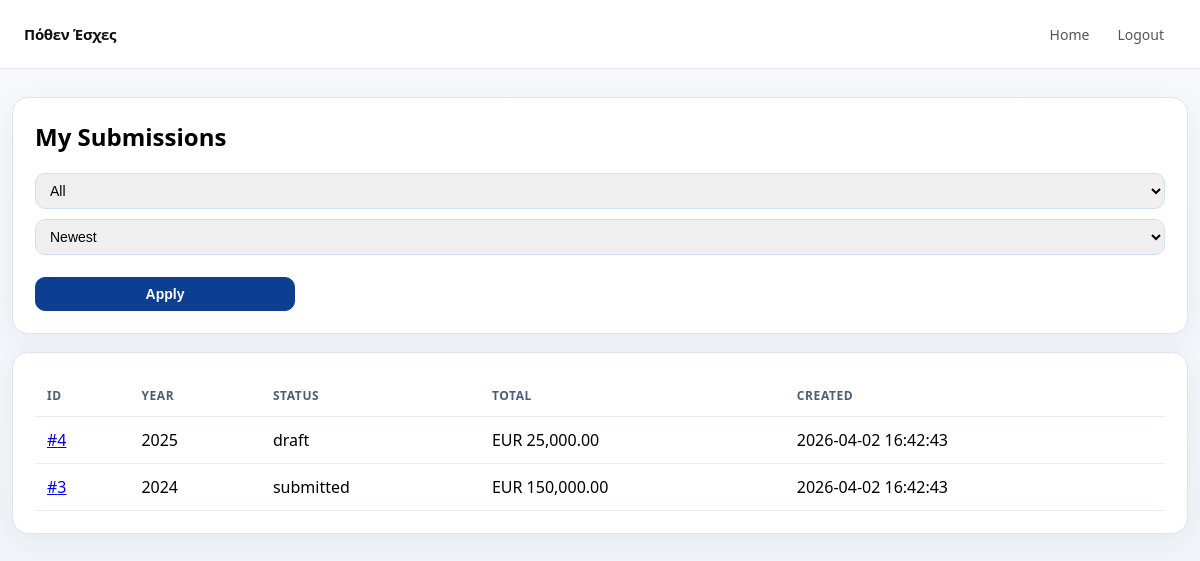
The page /submit/my_submissions.php (signed in) on the database its author committed.
### tables this page shows
CREATE TABLE declarations (
    id INT AUTO_INCREMENT PRIMARY KEY,
    user_id INT DEFAULT NULL,
    politician_id INT DEFAULT NULL,
    title VARCHAR(150) DEFAULT NULL,
    details TEXT DEFAULT NULL,
    year YEAR NOT NULL,
    status ENUM('draft', 'submitted') DEFAULT 'draft',
    created_at TIMESTAMP DEFAULT CURRENT_TIMESTAMP,
    FOREIGN KEY (user_id) REFERENCES users(id) ON DELETE SET NULL,
    FOREIGN KEY (politician_id) REFERENCES politicians(id) ON DELETE CASCADE
);

### submit/my_submissions.php (the view, shortened to what this page needs)
<?php
require_once __DIR__ . '/../includes/db.php';
$userId = (int) $_SESSION['user_id'];
$order = ($_GET['order'] ?? 'newest') === 'oldest' ? 'ASC' : 'DESC';
$where = 'WHERE p.user_id = :uid';
$params = ['uid' => $userId];
$stmt = $pdo->prepare(
    'SELECT d.id, d.year, d.status, d.created_at, COALESCE(SUM(a.value),0) AS total
     FROM declarations d
     INNER JOIN politicians p ON p.id = d.politician_id
     LEFT JOIN assets a ON a.declaration_id = d.id
     ' . $where . '
     GROUP BY d.id, d.year, d.status, d.created_at
     ORDER BY d.created_at ' . $order . ', d.id ' . $order
);
$stmt->execute($params);
$rows = $stmt->fetchAll();
function esc(string $v): string { return htmlspecialchars($v, ENT_QUOTES, 'UTF-8'); }
?>
<!doctype html><html lang="en"><head><link rel="stylesheet" href="../assets/css/header.css"><link rel="stylesheet" href="../assets/css/submit.css"><link rel="stylesheet" href="../assets/css/admin.css"></head><body>
<main class="page-wrap"><section class="card"><h1>My Submissions</h1>
<form method="GET" class="filter-form"><select name="status"><option value="">All</option></select><select name="order"><option value="newest" <?= $order === 'DESC' ? 'selected' : '' ?>>Newest</option></select><button type="submit">Apply</button></form>
</section>
<section class="card"><div class="table-wrap"><table><thead><tr><th>ID</th><th>Year</th><th>Status</th><th>Total</th><th>Created</th></tr></thead><tbody><?php foreach ($rows as $row): ?><tr><td><a href="../modules/declaration.php?id=<?= (int)$row['id'] ?>">#<?= (int)$row['id'] ?></a></td><td><?= esc((string)$row['year']) ?></td><td><?= esc((string)$row['status']) ?></td><td>EUR <?= number_format((float)$row['total'],2) ?></td><td><?= esc((string)$row['created_at']) ?></td></tr><?php endforeach; ?></tbody></table></div></section></main></body></html>

### assets/css/header.css (style rules this page uses)
.header-container { position: sticky; top: 0; z-index: 100; padding: 12px 24px; background-color: #fff; border-bottom: 1px solid #e5e5e5; }
.navbar { display: flex; align-items: center; justify-content: space-between; max-width: 1200px; margin: 0 auto; height: 44px; position: relative; }
.navbar-brand { font-size: 15px; font-weight: 600; color: #111; text-decoration: none; letter-spacing: -0.3px; }
.navbar-menu { list-style: none; display: flex; align-items: center; gap: 4px; }
.navbar-menu li a { font-size: 14px; color: #555; text-decoration: none; padding: 6px 12px; border-radius: 8px; transition: background 0.15s, color 0.15s; }

### assets/css/submit.css (style rules this page uses)
* { box-sizing: border-box; }
body { margin: 0; font-family: "Segoe UI", Tahoma, Geneva, Verdana, sans-serif; background: linear-gradient(180deg, #f7f9fb 0%, #eef3f8 100%); min-height: 100vh; display: flex; flex-direction: column; }
.page-wrap { width: min(1000px, 100% - 24px); margin: 28px auto 48px; }
.card { background: #fff; border: 1px solid #dbe3ee; border-radius: 16px; padding: 24px; box-shadow: 0 8px 30px rgba(28, 48, 77, 0.06); }
.card h1 { margin-top: 0; }
input, select, button { width: 100%; border: 1px solid #cfe0f6; border-radius: 10px; padding: 10px 12px; font-size: 14px; }
button { margin-top: 12px; max-width: 260px; background: #0c3f91; border-color: #0c3f91; color: #fff; font-weight: 700; cursor: pointer; }

### assets/css/admin.css (style rules this page uses)
* { box-sizing: border-box; }
body { margin: 0; font-family: "Segoe UI", Tahoma, Geneva, Verdana, sans-serif; background: linear-gradient(180deg, #f7f9fb 0%, #eef3f8 100%); min-height: 100vh; display: flex; flex-direction: column; }
.page-wrap { width: min(1200px, 100% - 24px); margin: 28px auto 48px; display: grid; gap: 18px; }
.card { background: #fff; border: 1px solid #dbe3ee; border-radius: 16px; padding: 22px; box-shadow: 0 8px 30px rgba(28, 48, 77, 0.06); }
.card h1 { margin-top: 0; }
.filter-form { display: flex; align-items: center; gap: 10px; flex-wrap: wrap; }
.filter-form select, .filter-form button, .inline-form select, .inline-form button { border: 1px solid #cfe0f6; border-radius: 10px; padding: 8px 10px; font-size: 14px; }
.filter-form button, .inline-form button { background: #0c3f91; border-color: #0c3f91; color: #fff; cursor: pointer; }
.table-wrap { overflow-x: auto; }
table { width: 100%; border-collapse: collapse; min-width: 1050px; }
th, td { text-align: left; padding: 12px; border-bottom: 1px solid #e5edf7; }
thead th { text-transform: uppercase; letter-spacing: 0.05em; font-size: 12px; color: #4d5d78; }

### rows shown on the page
declarations: id "4", year "2025", status "draft", total "25,000.00", created_at "2026-04-02 16:42:43"
declarations: id "3", year "2024", status "submitted", total "150,000.00", created_at "2026-04-02 16:42:43"
